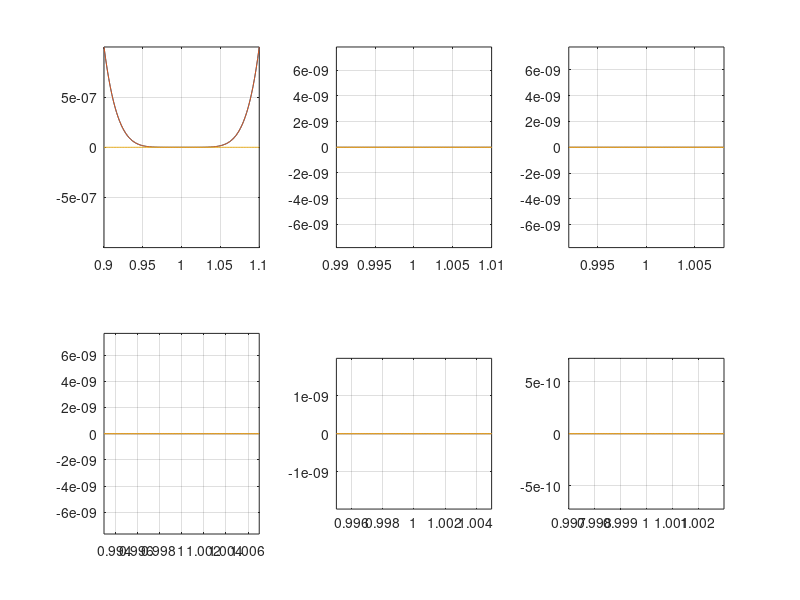
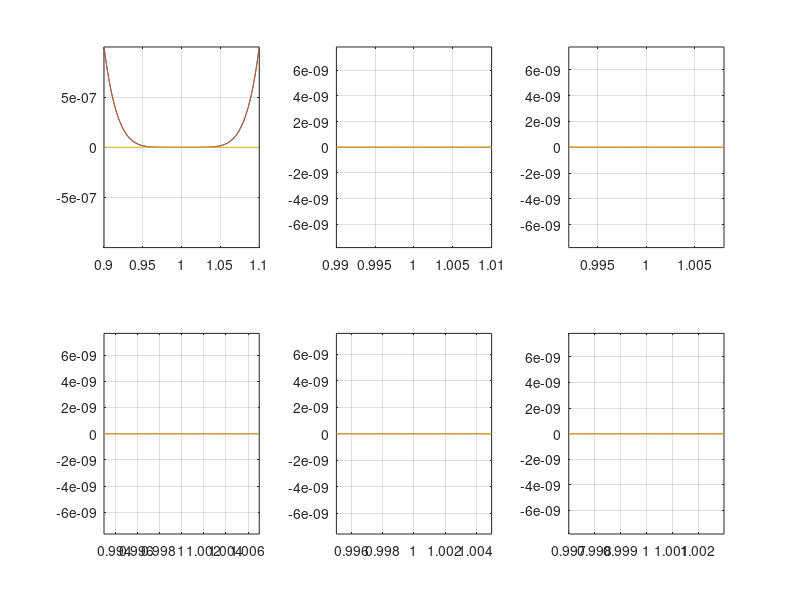

These charts were generated, in order, by the following MATLAB code:
% Script: ZoomPoli
% Plotea (x-1)^6 alrededor de x=1 con escala creciente
% pero evaluado via x^6 - 6x^5 + 15x^4 - 20x^3 + 15x^2 - 6x +1
%
% 05.04.2015 (Sergio Preidikman)
% 29.10.2015 (Luciano Ponzellini Marinelli)

clear, clc, close all

k=0;
n=100;
for delta = [.1 .01 .008 .007 .005  .003 ]
   x = linspace(1-delta,1+delta,n)';
   y = x.^6 - 6*x.^5 + 15*x.^4 - 20*x.^3 + 15*x.^2 - 6*x + 1;
   y1 = (x-1).^6;
   k = k+1;
   subplot(2,3,k), plot(x,y,x,y1,x,zeros(1,n)), grid on
   axis([1-delta   1+delta   -max(abs(y))   max(abs(y))])
end
saveas(gcf, 'ZoomPoli', 'fig'); % Guardo figuras en directorio actual (matlab)
saveas(gca, 'ZoomPoli', 'epsc');

